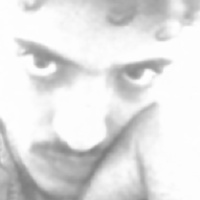
#> input picture database/faces/abdou/face_0.jpg, 200 x 200 px
$ python -i face_auth.py   (imports and definitions only)
#> lines starting #> are read from the running program, lines starting #| are printed output that depends on the picture
import cv2
import os
import numpy as np
import json
from datetime import datetime

# ============================================================================
# FACE AUTHENTICATION SYSTEM
# ============================================================================

class FaceAuthSystem:
    def __init__(self, database_dir="database"):
        """
        Initialize the face authentication system.

        Args:
            database_dir: Directory to store face data
        """
        self.database_dir = database_dir
        self.faces_dir = os.path.join(database_dir, "faces")
        self.face_data_file = os.path.join(database_dir, "face_data.json")

        # Create directories if they don't exist
        os.makedirs(self.faces_dir, exist_ok=True)

        # Load Haar Cascade for face detection
        self.face_cascade = cv2.CascadeClassifier(
            cv2.data.haarcascades + 'haarcascade_frontalface_default.xml'
        )

        # Initialize LBPH Face Recognizer
        self.recognizer = cv2.face.LBPHFaceRecognizer_create()

        # Load existing face data
        self.face_data = self.load_face_data()

        # Train recognizer if faces exist
        if self.face_data:
            self.train_recognizer()

    def load_face_data(self):
        """Load face data from JSON file."""
        if os.path.exists(self.face_data_file):
            try:
                with open(self.face_data_file, 'r') as f:
#> (reads database/face_data.json from the repository)
#> in train_recognizer, face_img is the input picture: shape (200, 200); min 126, max 255, mean 225.3
#| ✓ Recognizer trained with 2 face samples
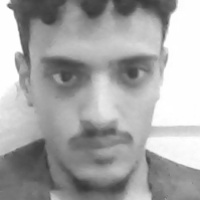
#> input picture database/faces/ayman/face_10.jpg, 200 x 200 px, given in place of the camera
#> in capture_face_samples, frame is the input picture: shape (200, 200, 3); min 54, max 255, mean 165.9
                    return json.load(f)
            except:
                return {}
        return {}

    # [4 lines left out: function save_face_data, not called in this run]

    def detect_face(self, frame):
        """
        Detect face in a frame.

        Args:
            frame: Input image frame

        Returns:
            Tuple (face_region, face_coords) or (None, None)
        """
        gray = cv2.cvtColor(frame, cv2.COLOR_BGR2GRAY)
        faces = self.face_cascade.detectMultiScale(
            gray,
            scaleFactor=1.1,
            minNeighbors=5,
            minSize=(100, 100)
        )
#> faces = [[13, 11, 176, 176]]

        if len(faces) > 0:
            # Return the largest face
            faces = sorted(faces, key=lambda x: x[2] * x[3], reverse=True)
            x, y, w, h = faces[0]
#> x = 13; y = 11; w = 176; h = 176
            face_region = gray[y:y+h, x:x+w]
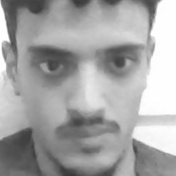
#> face_region: shape (176, 176); min 55, max 255, mean 164.8
            return face_region, (x, y, w, h)

        return None, None

    def capture_face_samples(self, username, num_samples=30):
        """
        Capture multiple face samples for training.

        Args:
            username: Username to associate with face
            num_samples: Number of samples to capture

        Returns:
            Tuple (success, message)
        """
        if username in self.face_data:
            return False, "Face already registered for this user. Use update instead."

        # Initialize camera
        cap = cv2.VideoCapture(0)

        if not cap.isOpened():
            return False, "Could not access camera"

        print("\n" + "="*60)
        print("FACE REGISTRATION")
        print("="*60)
        print(f"Capturing {num_samples} face samples for: {username}")
        print("\nInstructions:")
        print("- Look directly at the camera")
        print("- Move your head slightly for different angles")
        print("- Keep good lighting on your face")
        print("- Press 'q' to cancel")
        print("="*60)

        samples = []
        count = 0

        while count < num_samples:
            ret, frame = cap.read()
            if not ret:
                break

            # Detect face
            face_region, face_coords = self.detect_face(frame)
#> face_coords = (13, 11, 176, 176)

            # Draw rectangle and info on frame
            display_frame = frame.copy()

            if face_region is not None:
                x, y, w, h = face_coords
#> x = 13; y = 11; w = 176; h = 176
                cv2.rectangle(display_frame, (x, y), (x+w, y+h), (0, 255, 0), 2)

                # Resize face for consistency
                face_resized = cv2.resize(face_region, (200, 200))
                samples.append(face_resized)
                count += 1

                # Display progress
                cv2.putText(display_frame, f"Sample {count}/{num_samples}",
                           (10, 30), cv2.FONT_HERSHEY_SIMPLEX, 1, (0, 255, 0), 2)
                cv2.putText(display_frame, "Face Detected!",
                           (x, y-10), cv2.FONT_HERSHEY_SIMPLEX, 0.5, (0, 255, 0), 2)
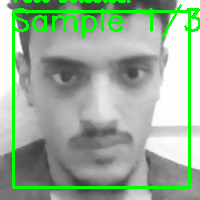
#> display_frame: shape (200, 200, 3); mean B, G, R 152.4, 174.3, 152.4
            else:
                cv2.putText(display_frame, "No face detected",
                           (10, 30), cv2.FONT_HERSHEY_SIMPLEX, 1, (0, 0, 255), 2)
                cv2.putText(display_frame, "Please position your face in frame",
                           (10, 70), cv2.FONT_HERSHEY_SIMPLEX, 0.7, (0, 0, 255), 2)

            cv2.imshow('Face Registration - Press Q to cancel', display_frame)

            # Check for quit
            if cv2.waitKey(1) & 0xFF == ord('q'):
#> (key q is pressed here)
                cap.release()
                cv2.destroyAllWindows()
                return False, "Registration cancelled by user"

        cap.release()
        cv2.destroyAllWindows()

        if len(samples) < num_samples:
            return False, f"Only captured {len(samples)} samples. Need {num_samples}."

        # Generate unique user ID
        user_id = len(self.face_data) + 1

        # Save face samples
        user_face_dir = os.path.join(self.faces_dir, username)
        os.makedirs(user_face_dir, exist_ok=True)

        for i, sample in enumerate(samples):
            filename = os.path.join(user_face_dir, f"face_{i}.jpg")
            cv2.imwrite(filename, sample)

        # Update face data
        self.face_data[username] = {
            "user_id": user_id,
            "num_samples": len(samples),
            "registered_date": datetime.now().strftime("%Y-%m-%d %H:%M:%S")
        }
        self.save_face_data()

        # Retrain recognizer
        self.train_recognizer()

        print(f"\n✓ Successfully registered {len(samples)} face samples for {username}")
        return True, f"Face registered successfully with {len(samples)} samples"

    def train_recognizer(self):
        """Train the face recognizer with all registered faces."""
        if not self.face_data:
            return False, "No face data to train"

        faces = []
        labels = []

        for username, data in self.face_data.items():
            user_id = data["user_id"]
            user_face_dir = os.path.join(self.faces_dir, username)

            if not os.path.exists(user_face_dir):
                continue

            for filename in os.listdir(user_face_dir):
                if filename.endswith('.jpg'):
                    filepath = os.path.join(user_face_dir, filename)
                    face_img = cv2.imread(filepath, cv2.IMREAD_GRAYSCALE)

                    if face_img is not None:
                        faces.append(face_img)
                        labels.append(user_id)

        if len(faces) > 0:
            self.recognizer.train(faces, np.array(labels))
            print(f"✓ Recognizer trained with {len(faces)} face samples")
            return True, f"Trained with {len(faces)} samples"

        return False, "No faces to train"

    # [166 lines left out: functions recognize_face, update_face, delete_face, not called in this run]

    def list_registered_faces(self):
        """List all registered faces."""
        return list(self.face_data.keys())


# ============================================================================
# TESTING AND INTERACTIVE MODE
# ============================================================================

# [120 lines left out: functions interactive_mode, main, not called in this run]


# [2 lines not run here, left out]

>>> result = FaceAuthSystem().capture_face_samples('database/faces/ayman/face_10.jpg')
